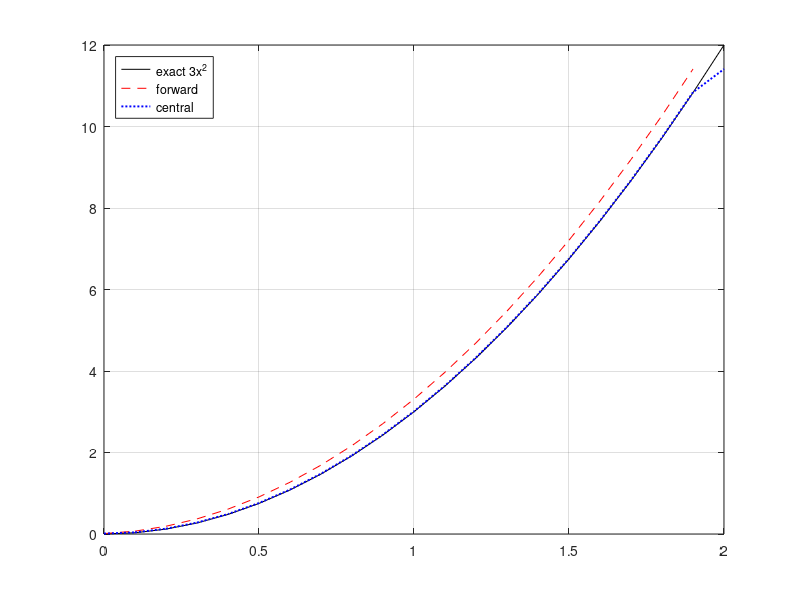

MATLAB code for this plot:
% Day 077 · Numerical Differentiation and Finite Differences — diff vs gradient on a known function
% Run: open this file in MATLAB and press Run (or type example_1 in the Command Window)

h = 0.1;
x = 0:h:2;
y = x.^3;
exact = 3*x.^2;
d_forward = diff(y) / h;                 % length n-1
d_central = gradient(y, h);              % length n
fprintf('max error forward : %.4f\n', max(abs(d_forward - exact(1:end-1))));
fprintf('max error central : %.4f (inside points: %.4f)\n', max(abs(d_central - exact)), max(abs(d_central(2:end-1) - exact(2:end-1))));
plot(x, exact, 'k', x(1:end-1), d_forward, 'r--', x, d_central, 'b:', 'LineWidth', 1.4)
legend('exact 3x^2', 'forward', 'central', 'Location', 'northwest'); grid on
